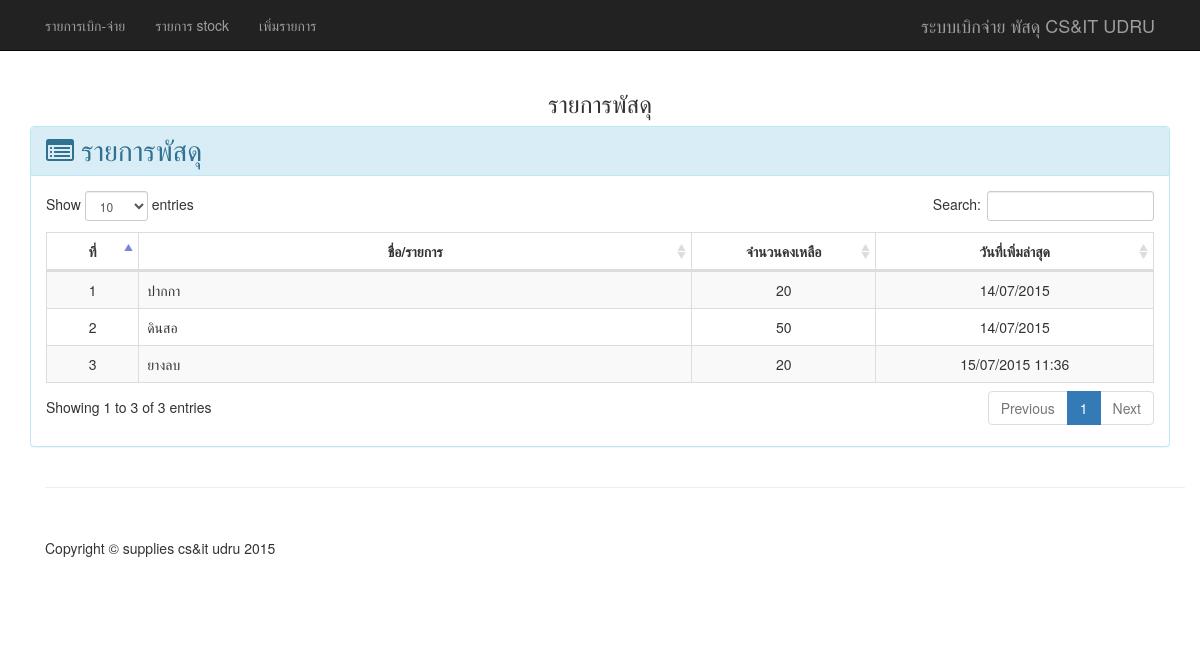
Page /sup_con/supplies_store on the committed database.
### tables this page shows
CREATE TABLE IF NOT EXISTS `supplies_store` (
  `supp_id` int(11) NOT NULL,
  `supp_name` text NOT NULL,
  `supp_amount` int(11) NOT NULL,
  `supp_date` varchar(16) NOT NULL
);

### application/controllers/sup_con.php (called while the page is built, shortened)
<?php defined('BASEPATH') OR exit('No direct script access allowed');
class Sup_con extends CI_Controller {
	public function __construct(){
		$this->load->model('sup_mod','',TRUE);
	}
	public function supplies_store(){
		$data = array(
			'show_supplies'  => $this->sup_mod->get_supplies_store(),
			);
		$this->load->view('supplies_store',$data);
	}
}
?>

### index.php (called while the page is built, shortened)
<?php
require_once BASEPATH.'core/CodeIgniter.php';

### application/models/sup_mod.php (called while the page is built, shortened)
<?php  defined('BASEPATH') OR exit('No direct script access allowed');
	class Sup_mod extends CI_model{
		public function get_supplies_store(){
			$show_supplies = $this->db->query('SELECT * FROM supplies_store')->result();
			return $show_supplies;
		}
	}
?>

### application/views/supplies_store.php (the view, shortened to what this page needs)
<div class="col-md-12">
	<div class="text-center">
		<h3> รายการพัสดุ </h3>
	</div>
	<div class="panel panel-info">
		<div class="panel-heading">
			<i class="fa fa-list-alt fa-2x"> รายการพัสดุ </i>
		</div>
		<div class="panel-body">
			<div class="dataTable_wrapper">
				<table class="table table-striped table-bordered table-hover" id="example">
					<thead>
						<tr >
							<th class="text-center">ที่</th>
							<th class="text-center">ชื่อ/รายการ</th>
							<th class="text-center">จำนวนคงเหลือ</th>
							<th class="text-center" >วันที่เพิ่มล่าสุด</th>
						</tr>
					</thead>
					<tbody>
						<?php
						foreach($show_supplies as $row_supplies){
							?>
							<tr>
								<td class="text-center col-md-1"><?php echo $row_supplies->supp_id;?></td>
								<td class="col-md-6"><?php echo $row_supplies->supp_name;?></td>
								<td class="text-center col-md-2"><?php echo $row_supplies->supp_amount;?></td>
								<td class="text-center col-md-3"><?php echo $row_supplies->supp_date;?></td>
							</tr>
							<?php
						}
						?>
					</tbody>
				</table>
			</div>
		</div>
	</div>
</div>

### css/shop-item.css (style rules this page uses)
body { padding-top: 70px; }

### rows in the picture
supplies_store: supp_id "1", supp_name "ปากกา", supp_amount "20", supp_date "14/07/2015"
supplies_store: supp_id "2", supp_name "ดินสอ", supp_amount "50", supp_date "14/07/2015"
supplies_store: supp_id "3", supp_name "ยางลบ", supp_amount "20", supp_date "15/07/2015 11:36"

### other values in the picture
anchor('sup_con/withdraw_supplies','รายการเบิก-จ่าย') "รายการเบิก-จ่าย"
anchor('sup_con/supplies_store','รายการ stock') "รายการ stock"
anchor('add_supplies','เพิ่มรายการ') "เพิ่มรายการ"
